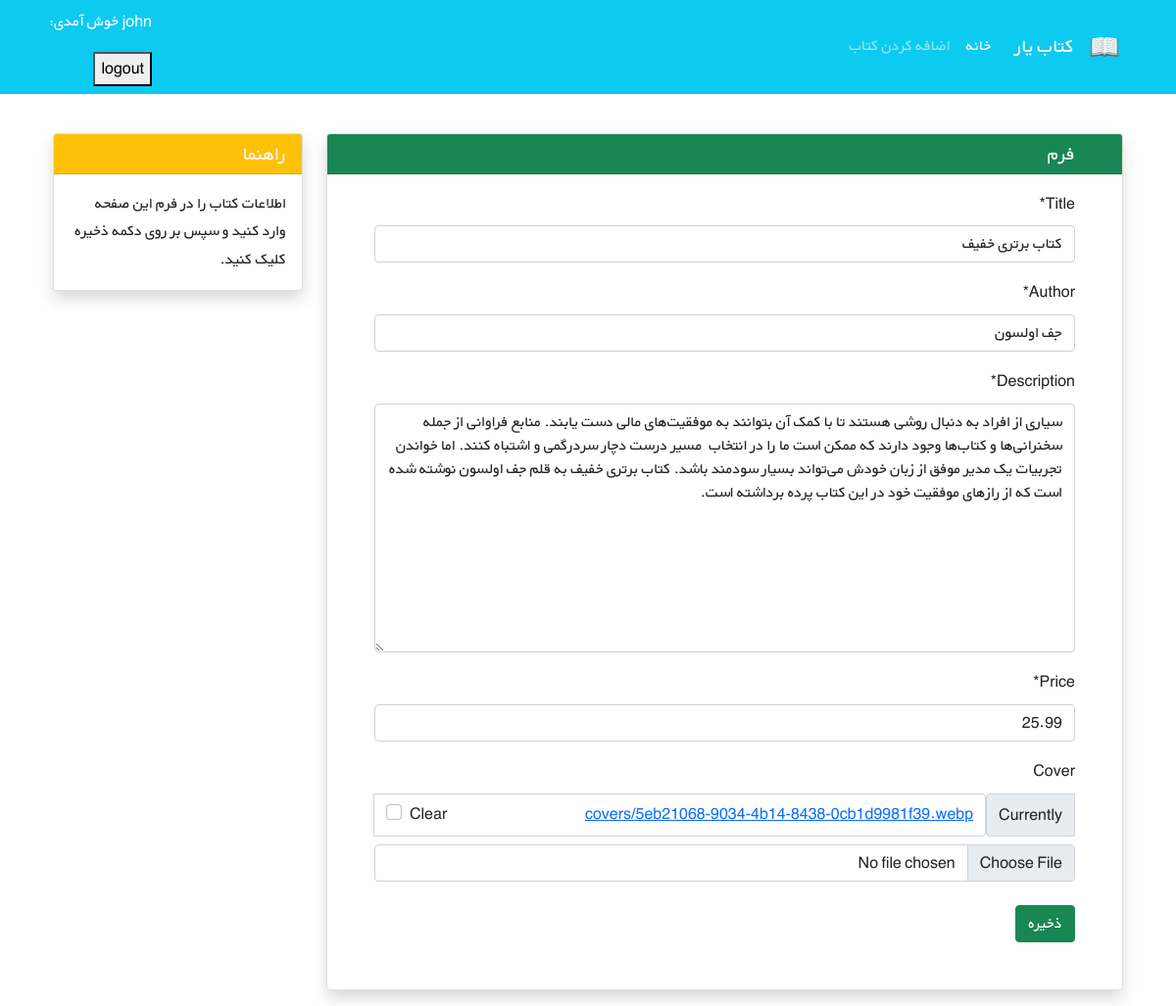
The app's page /books/5/update/ (signed in) with its own data.
### accounts/models.py (models this page shows)
class CustomUser(AbstractUser):
    age = models.PositiveIntegerField(null=True, blank=True)

### books/models.py (models this page shows, shortened)
class Book(models.Model):
    user = models.ForeignKey(get_user_model(), on_delete=models.CASCADE)
    title = models.CharField(max_length=200)
    author = models.CharField(max_length= 200)
    description = models.TextField()
    price = models.DecimalField( max_digits=5, decimal_places=2)
    cover = models.ImageField(upload_to='covers/',blank=True)

### books/views.py (the view)
# urls.py: path('<int:pk>/update/', BookUpdateView.as_view() , name='book_update'),
class BookUpdateView(LoginRequiredMixin,generic.edit.UpdateView):
    model = Book
    fields = ['title', 'author', 'description', 'price','cover']
    template_name = 'books/book_update.html'

### books/templates/books/book_update.html (shortened to what this page needs)
{% extends '_base.html' %}
{% load crispy_forms_tags %}
{% block content %}
     <div class="container mt-4" dir="rtl">
    <div class="row">
        <div class="col-9">
            <div class="card shadow my-3">
                <h5 class="card-header bg-success text-light px-5">فرم</h5>
                <div class="px-5 pt-3 pb-5">
                    <form method="POST" enctype="multipart/form-data">
                         {{ form|crispy}}
                        <button type="submit" class="btn btn-success mt-2">ذخیره</button>
                    </form>
                </div>
            </div>
        </div>
        <div class="col-3">
                <div class="card my-3 shadow">
                    <h5 class="card-header bg-warning text-light">راهنما</h5>
                    <div class="card-body">
                        <p class="card-text">
                            اطلاعات کتاب را در فرم این صفحه وارد کنید و سپس بر روی دکمه ذخیره کلیک کنید.
                        </p>
                    </div>
                </div>
        </div>
    </div>
</div>
{% endblock content %}

### templates/_base.html (shortened to what this page needs)
{% load static %}
<!DOCTYPE HTML PUBLIC "-//W3C//DTD HTML 4.01//EN" "http://www.w3.org/TR/html4/strict.dtd">
<html lang="en">
<head>
    <link href="https://cdn.jsdelivr.net/npm/bootstrap@5.1.3/dist/css/bootstrap.min.css" rel="stylesheet"
>
    <link rel="stylesheet" href="{% static 'css/style.css' %}">
</head>
<body>
<nav class="navbar navbar-expand-lg navbar-dark bg-info" dir="rtl">
    <div class="container">
        <a class="navbar-brand" href="#">
            <img src="{% static 'icons/book.png' %}" alt="" height="30"
                 class="d-inline-block align-text-top">
        </a>
        <a class="navbar-brand mx-3" href="#">کتاب یار</a>
        <div class="collapse navbar-collapse" id="navbarNavAltMarkup">
            <div class="navbar-nav">
                <a class="nav-link active" aria-current="page" href=" {% url 'book_list' %}">خانه</a>
                <a class="nav-link" href="{% url 'book_create' %}">اضافه کردن کتاب</a>
            </div>
        </div>
        <div class="mx-2 text-white">
            {% if user.is_authenticated %}
                <p>{{user.username}} خوش آمدی: <form method="POST" action="{% url 'logout' %}"> {% csrf_token %}  <button type="submit">logout</button>
            </form>
                {% else %}
                <a class="link-light text-decoration-none" href="{% url 'login' %}"> ورود</a>
                <span> یا </span>
                <a class="link-light text-decoration-none" href="{% url 'signup' %}"> ثبت تام</a>
            {% endif %}
        </div>
    </div>
</nav>
<div class='container'>
    {% block content %}
    {% endblock %}
</div>
</body>
</html>

### static/css/style.css (style rules this page uses)
* { font-family: 'BYekan', sans-serif; line-height: 1.8rem; }

### records on screen
CustomUser: username "john"
Book: title "کتاب برتری خفیف", author "جف اولسون", description "سیاری از افراد به دنبال روشی هستند تا با کمک آن بتوانند به موفقیت‌های مالی دست یابند. منابع فراوانی از جمله سخنرانی‌ها و کتاب‌ها وجود دارند که ممکن است ما را در انتخاب مسیر درست دچار سردرگمی و اشتباه کنند. اما خواندن تجربیات یک مدیر موفق از زبان خودش می‌تواند بسیار سودمند باشد. کتاب برتری خفیف به قلم جف اولسون نوشته شده است که از رازهای موفقیت خود در این کتاب پرده برداشته است.", price "25.99"
